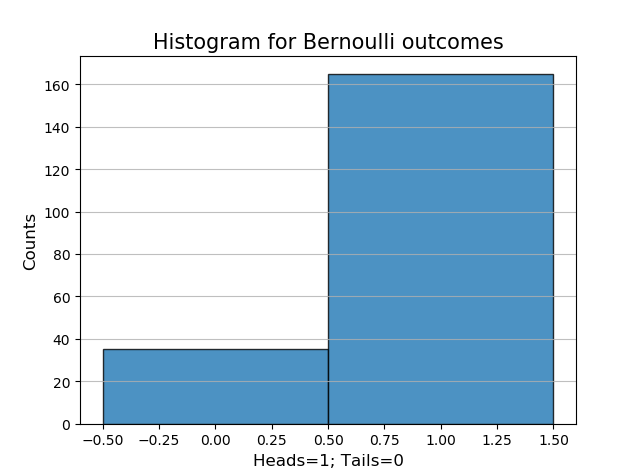

Recreate this plot in Python.
import numpy as np
import matplotlib.pyplot as plt
import random

#Initial conditions
fair_coin_boundary = 0.2
experiment_times = 200
repeat_times = 1
run_Head = 0
longest_run_Head = 0
count_number_Head_list = []
count_number_Head = 0

#Simulation
for r in range(repeat_times):
    run_Head = 0
    for experiment in range(experiment_times):
        if(random.random()>fair_coin_boundary):#Head
            count_number_Head_list.append(1)
            count_number_Head+=1
            run_Head+=1
            if(longest_run_Head < run_Head):
                longest_run_Head = run_Head
        else:#Tail
            run_Head = 0
            count_number_Head_list.append(0)

#Output
print(longest_run_Head)
print(count_number_Head)

#Graph
n,bins,patches = plt.hist(count_number_Head_list,bins=2,rwidth=1,edgecolor='black',alpha=0.8,range=(-0.5,1.5))
# plt.xlim(min(count_number_Head_list),max(count_number_Head_list))
plt.grid(axis='y',alpha=0.8)
plt.ylabel('Counts',fontsize=12)
plt.xlabel('Heads=1; Tails=0',fontsize=12)
plt.title('Histogram for Bernoulli outcomes',fontsize=15)
plt.show()
